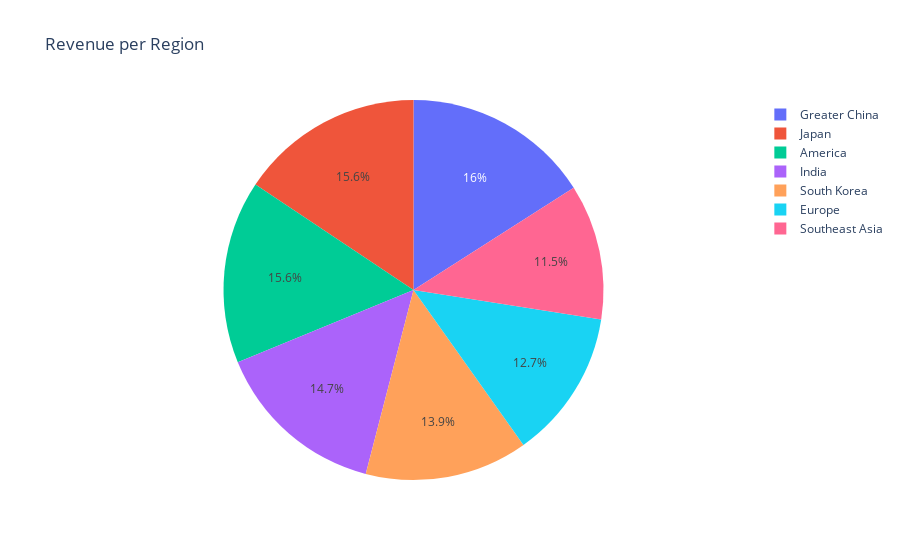

Notebook code cell kept with this figure:
### Markdown cell above
To better visualize our results, we use a pie chart to see the distribution of our revenue reflected.

### Code cell
px.pie(df,values=df["Revenue_USD"],names="Region",title="Revenue per Region")

### Figure 1 — Plotly figure (JSON) as saved in the notebook; plotly's stock layout.template omitted (floating-point values rounded to 4 significant figures; data arrays with more than 128 entries replaced by an {"elided": "..."} marker saying what was removed)
{"data": [{"domain": {"x": [0, 1], "y": [0, 1]}, "hovertemplate": "Region=%{label}<br>Revenue_USD=%{value}<extra></extra>", "labels": {"elided": "1000 str values"}, "legendgroup": "", "name": "", "showlegend": true, "type": "pie", "values": {"elided": "1000 int values"}}], "layout": {"legend": {"tracegroupgap": 0}, "title": {"text": "Revenue per Region"}}}
